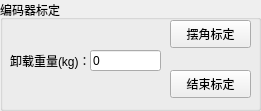
     <widget class="QGroupBox" name="groupBox_32">
      <property name="geometry">
       <rect>
        <x>500</x>
        <y>500</y>
        <width>261</width>
        <height>111</height>
       </rect>
      </property>
      <property name="title">
       <string>编码器标定</string>
      </property>
      <widget class="QRadioButton" name="radioButton_3">
       <property name="geometry">
        <rect>
         <x>-490</x>
         <y>180</y>
         <width>115</width>
         <height>19</height>
        </rect>
       </property>
       <property name="text">
        <string>RadioButton</string>
       </property>
      </widget>
      <widget class="QLabel" name="label_97">
       <property name="geometry">
        <rect>
         <x>10</x>
         <y>50</y>
         <width>101</width>
         <height>21</height>
        </rect>
       </property>
       <property name="text">
        <string>卸载重量(kg)：</string>
       </property>
      </widget>
      <widget class="QLineEdit" name="calibrate_kg">
       <property name="geometry">
        <rect>
         <x>90</x>
         <y>50</y>
         <width>71</width>
         <height>21</height>
        </rect>
       </property>
       <property name="text">
        <string>0</string>
       </property>
      </widget>
      <widget class="QPushButton" name="pb_calibrate_arm">
       <property name="enabled">
        <bool>true</bool>
       </property>
       <property name="geometry">
        <rect>
         <x>170</x>
         <y>20</y>
         <width>81</width>
         <height>28</height>
        </rect>
       </property>
       <property name="text">
        <string>摆角标定</string>
       </property>
      </widget>
      <widget class="QPushButton" name="pb_calibrate_Stop">
       <property name="enabled">
        <bool>true</bool>
       </property>
       <property name="geometry">
        <rect>
         <x>170</x>
         <y>70</y>
         <width>81</width>
         <height>28</height>
        </rect>
       </property>
       <property name="text">
        <string>结束标定</string>
       </property>
      </widget>
     </widget>
